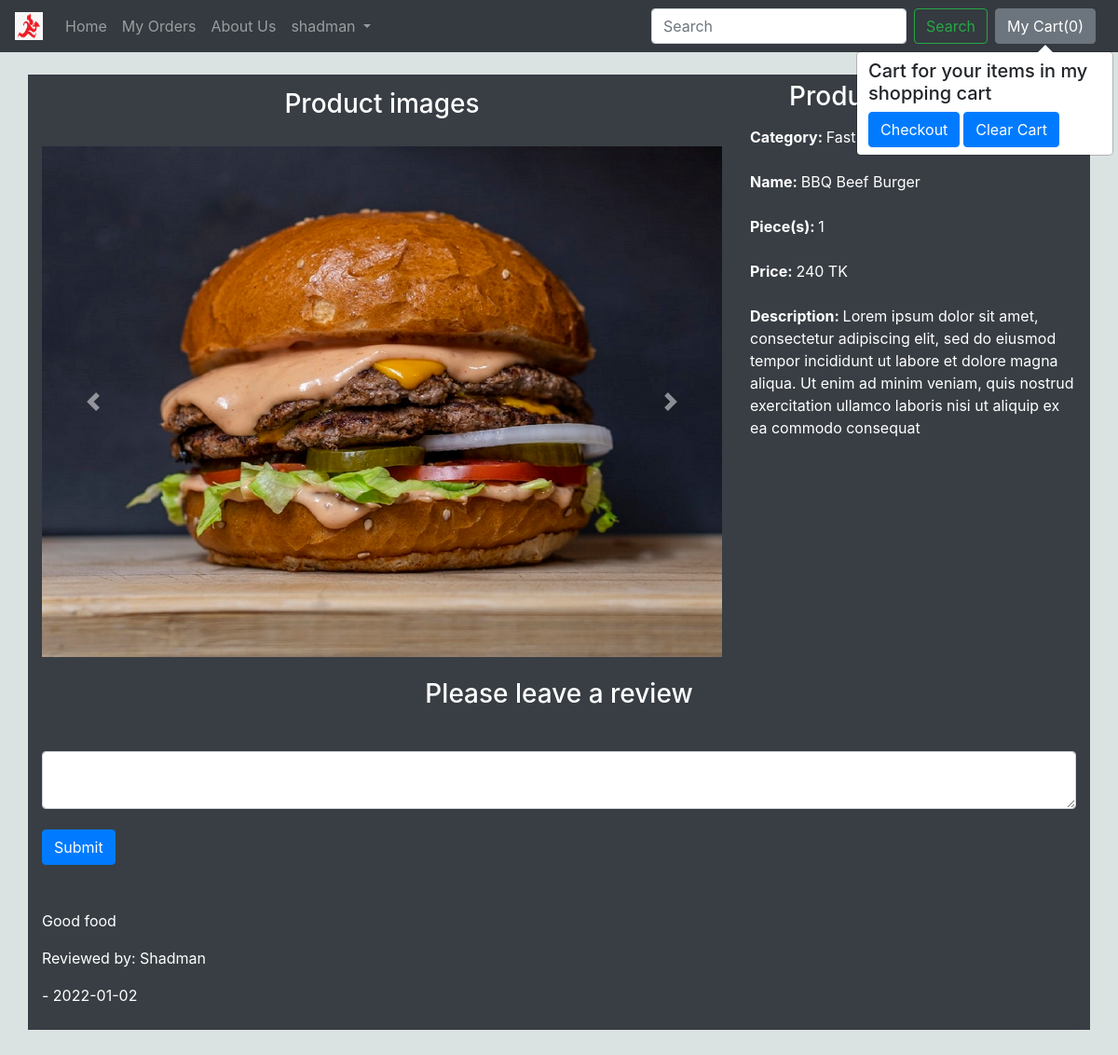
Page /products/productDetails/2/ (signed in) on the committed database.
### products/models.py (models this page shows, shortened)
class product(models.Model):
    product_name= models.CharField(max_length=50, blank=False)
    product_description=models.CharField(max_length=500,null=False, blank=False)
    cover_photo=models.ImageField(null=False, blank=False)
    product_category = models.ForeignKey(category, null=True, on_delete= models.SET_NULL)
    product_price = models.PositiveIntegerField(null=False, blank=False)
    product_piece = models.PositiveIntegerField(null=False, blank=False)

class category (models.Model):
    category = models.CharField(max_length=20, unique=True)
    def __str__(self) -> str:
        return self.category

class review (models.Model):
    product=models.ForeignKey(product,on_delete=models.CASCADE)
    review=models.TextField(max_length=1000)
    user=models.ForeignKey(User,on_delete=models.SET_NULL,null=True)
    time=models.DateTimeField(auto_now_add=True,null=True)

### products/views.py (the view, shortened to what this page needs)
# urls.py: path('productDetails/<int:pk>/',views.productDetails, name='productDetails'),
@login_required(login_url='loginPage')
def productDetails(request,pk):
    product_details = product.objects.get(id=pk)  #Contains information of a particular product
    product_images = images.objects.filter(product=product.objects.get(id=pk)) #Contains information of a particular product's images
    new_review = reviewForm()
    reviews = review.objects.filter(product=product.objects.get(id=pk)).order_by('-id')
    context = {'product_details':product_details,
    'product_images':product_images,
    'new_review':new_review,
    'reviews':reviews
    }
    return render (request,'product_details.html',context)

### products/forms.py
class reviewForm(forms.ModelForm):
    review = forms.CharField(widget=forms.Textarea(attrs={'rows':2, 'cols':30}))
    class Meta:
        model= review
        fields = ['review']

### products/templates/product_details.html (shortened to what this page needs)
{% extends 'base_homepage.html' %}
{% load static %}
{% load crispy_forms_tags %}
{% block content %}
<div class="container" id="product">
    <div class="row">
        <div class="col-lg-8" id="product_images">
            <h3>Product images</h3>
            <div id="carouselExampleControls" class="carousel slide" data-ride="carousel">
                <div class="carousel-inner">
                    <div class="carousel-item active">
                        <img class="d-block w-100" src="{{ product_details.cover_photo.url }}" alt="First slide">
                    </div>
                </div>
                <a class="carousel-control-prev" href="#carouselExampleControls" role="button" data-slide="prev">
                    <span class="carousel-control-prev-icon" aria-hidden="true"></span>
                </a>
                <a class="carousel-control-next" href="#carouselExampleControls" role="button" data-slide="next">
                    <span class="carousel-control-next-icon" aria-hidden="true"></span>
                </a>
            </div>
        </div>
        <div class="col-lg-4" id="product_info">
            <h3>Product Information </h3>
            <p>
                <b>Category: </b>{{ product_details.product_category }}<br><br>
                <b>Name: </b>{{product_details.product_name}}<br><br>
                <b>Piece(s): </b>{{ product_details.product_piece }}<br><br>
                <b>Price: </b>{{ product_details.product_price }} TK<br><br>
                <b>Description: </b>{{product_details.product_description}}<br><br>
            </p>
        </div>
    </div>
        <form action="" , method="POST">
            <h3>Please leave a review </h3>
            <div class=""> <textarea name="review" cols="30" rows="2" class="textarea form-control" required=""
                    id="id_review"></textarea> </div>
            <button type="submit" id="review_button" class="btn btn-primary">Submit</button>
        </form>
        <blockquote class="my-5 cmmnt_1526">
            {% for review in reviews %}
            <footer>
                <p>{{ review.review |safe }}</p>
                <p> Reviewed by: {{ review.user|capfirst }}</p>
                <p>- {{ review.time.date |safe }}</p>
                <hr class="my-4">
            </footer>
            {% endfor %}
        </blockquote>
</div>
{% endblock %}

### products/templates/base_homepage.html (shortened to what this page needs)
{% load static %}
<!DOCTYPE html>
<html lang="en">
<head>
    <link rel="stylesheet" href="https://maxcdn.bootstrapcdn.com/bootstrap/4.0.0/css/bootstrap.min.css"
>
    <link rel="stylesheet" href="{% static 'css/productDetails.css' %}">
    <link rel="stylesheet" href="{% static 'css/myorders.css' %}">
    <link rel="stylesheet" href="{% static 'css/myprofile.css' %}">
    <link rel="stylesheet" href="{% static 'css/about.css' %}">
</head>
<body>
    <nav class="navbar navbar-expand-lg navbar-dark bg-dark">
        <a class="navbar-brand" href="{% url 'homePage' %}">
            <img src="/static/images/food_logo.jpg" width="30" height="30" class="d-inline-block align-top" alt="">
        </a>
        <div class="collapse navbar-collapse" id="navbarSupportedContent">
            <ul class="navbar-nav mr-auto">
                <li class="nav-item">
                    <a class="nav-link" href="{% url 'homePage' %}">Home <span class="sr-only">(current)</span></a>
                </li>
                <li class="nav-item">
                    <a class="nav-link" href="{% url 'myOrders' %}">My Orders </a>
                </li>
                <li class="nav-item">
                    <a class="nav-link" href="{% url 'about' %}">About Us</a>
                </li>
                <li class="nav-item dropdown">
                    <a class="nav-link dropdown-toggle" href="#" id="navbarDropdown" role="button"
                        data-toggle="dropdown" aria-haspopup="true" aria-expanded="false">
                        {{request.user}}
                    </a>
                </li>
            </ul>
            <form class="form-inline my-2 my-lg-0" method="GET" action="{% url 'search' %}">
                <input class="form-control mr-sm-2" type="search" placeholder="Search" aria-label="Search" name="query">
                <button class="btn btn-outline-success my-2 my-sm-0" type="submit">Search</button>
            </form>
            <button type="button" class="btn btn-secondary mx-2" id="popcart" data-container="body" data-toggle="popover"
                data-placement="bottom" data-html="true" data-content="Vivamus
sagittis lacus vel augue laoreet rutrum faucibus.">
                My Cart(<span id="cart">0</span>)
            </button>
        </div>
    </nav>
    {% block content%}
    {% endblock %}
</body>
</html>

### static/css/productDetails.css (style rules this page uses)
#product { margin-top: 2%; background-color: #383E44; color: white; }
#product h3 { margin-top: 2%; margin-bottom: 4%; text-align: center; }
#review_button { margin-top: 2%; }

### products/templates/base_homepage.html (style rules this page uses)
body { background-color: rgb(219, 226, 226); }

### rows in the picture
product: cover_photo (picture), product_category "Fast…", product_name "BBQ Beef Burger", product_piece "1", product_price "240", product_description "Lorem ipsum dolor sit amet, consectetur adipiscing elit, sed do eiusmod tempor incididunt ut labore et dolore magna aliqua. Ut enim ad minim veniam, quis nostrud exercitation ullamco laboris nisi ut aliquip ex ea commodo consequat"
review: review "Good food", user "Shadman", time "2022-01-02"

### other values in the picture
{{ request.user }} "shadman"
